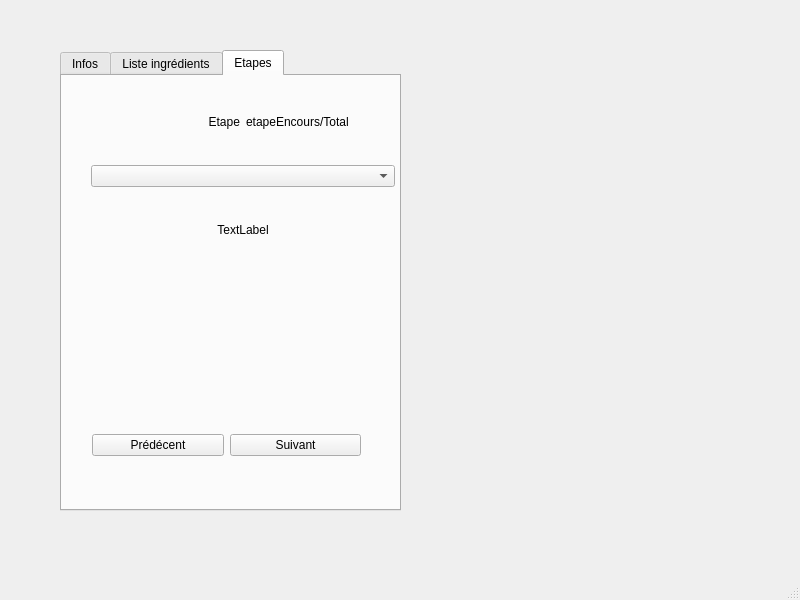
<?xml version="1.0" encoding="UTF-8"?>
<ui version="4.0">
 <class>MainWindow</class>
 <widget class="QMainWindow" name="MainWindow">
  <property name="geometry">
   <rect>
    <x>0</x>
    <y>0</y>
    <width>800</width>
    <height>600</height>
   </rect>
  </property>
  <property name="windowTitle">
   <string>MainWindow</string>
  </property>
  <widget class="QWidget" name="centralwidget">
   <widget class="QTabWidget" name="Infos_2">
    <property name="geometry">
     <rect>
      <x>60</x>
      <y>50</y>
      <width>341</width>
      <height>461</height>
     </rect>
    </property>
    <property name="currentIndex">
     <number>2</number>
    </property>
    <widget class="QWidget" name="Infos">
     <attribute name="title">
      <string>Infos</string>
     </attribute>
     <widget class="QWidget" name="verticalLayoutWidget">
      <property name="geometry">
       <rect>
        <x>70</x>
        <y>20</y>
        <width>201</width>
        <height>242</height>
       </rect>
      </property>
      <layout class="QVBoxLayout" name="verticalLayout">
       <property name="sizeConstraint">
        <enum>QLayout::SetMaximumSize</enum>
       </property>
       <property name="rightMargin">
        <number>0</number>
       </property>
       <item>
        <widget class="QLabel" name="label_2">
         <property name="text">
          <string>Nom</string>
         </property>
         <property name="alignment">
          <set>Qt::AlignCenter</set>
         </property>
        </widget>
       </item>
       <item>
        <widget class="QLabel" name="nameLabel">
         <property name="text">
          <string>TextLabel</string>
         </property>
         <property name="alignment">
          <set>Qt::AlignCenter</set>
         </property>
        </widget>
       </item>
       <item>
        <widget class="QLabel" name="label_3">
         <property name="text">
          <string>Description</string>
         </property>
         <property name="alignment">
          <set>Qt::AlignCenter</set>
         </property>
        </widget>
       </item>
       <item>
        <widget class="QLabel" name="descLabel">
         <property name="text">
          <string>TextLabel</string>
         </property>
         <property name="alignment">
          <set>Qt::AlignCenter</set>
         </property>
        </widget>
       </item>
       <item>
        <widget class="QLabel" name="label">
         <property name="text">
          <string>Mots-clefs</string>
         </property>
         <property name="alignment">
          <set>Qt::AlignCenter</set>
         </property>
        </widget>
       </item>
       <item>
        <widget class="QLabel" name="keywordLabel">
         <property name="text">
          <string>TextLabel</string>
         </property>
         <property name="alignment">
          <set>Qt::AlignCenter</set>
         </property>
        </widget>
       </item>
       <item>
        <widget class="QLabel" name="label_5">
         <property name="text">
          <string>Temps</string>
         </property>
         <property name="alignment">
          <set>Qt::AlignCenter</set>
         </property>
        </widget>
       </item>
       <item>
        <widget class="QLabel" name="timeLabel">
         <property name="text">
          <string>TextLabel</string>
         </property>
         <property name="alignment">
          <set>Qt::AlignCenter</set>
         </property>
        </widget>
       </item>
      </layout>
     </widget>
    </widget>
    <widget class="QWidget" name="tab_2">
     <attribute name="title">
      <string>Liste ingrédients</string>
     </attribute>
     <widget class="QWidget" name="verticalLayoutWidget_2">
      <property name="geometry">
       <rect>
        <x>29</x>
        <y>19</y>
        <width>261</width>
        <height>231</height>
       </rect>
      </property>
      <layout class="QVBoxLayout" name="verticalLayout_2">
       <item>
        <widget class="QLabel" name="label_4">
         <property name="text">
          <string>Ingrédients :</string>
         </property>
         <property name="alignment">
          <set>Qt::AlignCenter</set>
         </property>
        </widget>
       </item>
       <item>
        <widget class="QLabel" name="lIngLabel">
         <property name="text">
          <string>TextLabel</string>
         </property>
         <property name="alignment">
          <set>Qt::AlignCenter</set>
         </property>
        </widget>
       </item>
      </layout>
     </widget>
    </widget>
    <widget class="QWidget" name="tab">
     <attribute name="title">
      <string>Etapes</string>
     </attribute>
     <widget class="QWidget" name="verticalLayoutWidget_3">
      <property name="geometry">
       <rect>
        <x>29</x>
        <y>9</y>
        <width>304</width>
        <height>181</height>
       </rect>
      </property>
      <layout class="QVBoxLayout" name="verticalLayout_3">
       <item>
        <layout class="QHBoxLayout" name="horizontalLayout_5">
         <item>
          <widget class="QLabel" name="label_8">
           <property name="text">
            <string>Etape</string>
           </property>
           <property name="alignment">
            <set>Qt::AlignRight|Qt::AlignTrailing|Qt::AlignVCenter</set>
           </property>
          </widget>
         </item>
         <item>
          <widget class="QLabel" name="label_7">
           <property name="text">
            <string>etapeEncours/Total</string>
           </property>
           <property name="alignment">
            <set>Qt::AlignLeading|Qt::AlignLeft|Qt::AlignVCenter</set>
           </property>
          </widget>
         </item>
        </layout>
       </item>
       <item>
        <widget class="QComboBox" name="comboEtapes"/>
       </item>
       <item>
        <widget class="QLabel" name="listeEtapes">
         <property name="text">
          <string>TextLabel</string>
         </property>
         <property name="alignment">
          <set>Qt::AlignCenter</set>
         </property>
        </widget>
       </item>
      </layout>
     </widget>
     <widget class="QWidget" name="horizontalLayoutWidget">
      <property name="geometry">
       <rect>
        <x>30</x>
        <y>330</y>
        <width>269</width>
        <height>79</height>
       </rect>
      </property>
      <layout class="QHBoxLayout" name="horizontalLayout_2">
       <item>
        <widget class="QPushButton" name="pushButton_2">
         <property name="text">
          <string>Prédécent</string>
         </property>
        </widget>
       </item>
       <item>
        <widget class="QPushButton" name="pushButton">
         <property name="text">
          <string>Suivant</string>
         </property>
        </widget>
       </item>
      </layout>
     </widget>
    </widget>
   </widget>
  </widget>
  <widget class="QMenuBar" name="menubar">
   <property name="geometry">
    <rect>
     <x>0</x>
     <y>0</y>
     <width>800</width>
     <height>35</height>
    </rect>
   </property>
  </widget>
  <widget class="QStatusBar" name="statusbar"/>
 </widget>
 <resources/>
 <connections/>
</ui>
